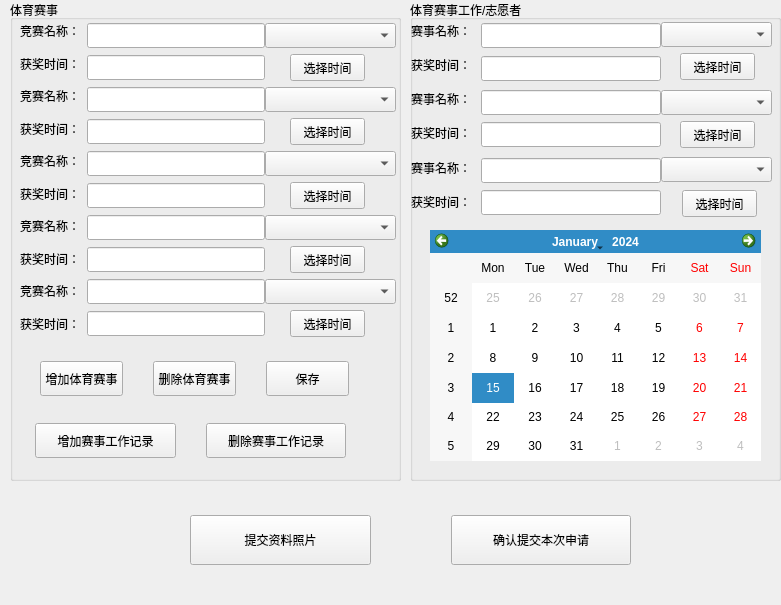
   <widget class="QWidget" name="page_2">
    <property name="geometry">
     <rect>
      <x>0</x>
      <y>0</y>
      <width>781</width>
      <height>605</height>
     </rect>
    </property>
    <attribute name="label">
     <string>体育资料信息</string>
    </attribute>
    <widget class="QGroupBox" name="groupBox_12">
     <property name="geometry">
      <rect>
       <x>10</x>
       <y>0</y>
       <width>391</width>
       <height>481</height>
      </rect>
     </property>
     <property name="title">
      <string>体育赛事</string>
     </property>
     <widget class="QComboBox" name="comboBox_20">
      <property name="geometry">
       <rect>
        <x>255</x>
        <y>23</y>
        <width>131</width>
        <height>25</height>
       </rect>
      </property>
     </widget>
     <widget class="QLabel" name="label_51">
      <property name="geometry">
       <rect>
        <x>10</x>
        <y>21</y>
        <width>65</width>
        <height>19</height>
       </rect>
      </property>
      <property name="text">
       <string>竞赛名称：</string>
      </property>
     </widget>
     <widget class="QLabel" name="label_53">
      <property name="geometry">
       <rect>
        <x>10</x>
        <y>54</y>
        <width>65</width>
        <height>19</height>
       </rect>
      </property>
      <property name="text">
       <string>获奖时间：</string>
      </property>
     </widget>
     <widget class="QPushButton" name="Bxkjs1_2">
      <property name="geometry">
       <rect>
        <x>280</x>
        <y>54</y>
        <width>75</width>
        <height>27</height>
       </rect>
      </property>
      <property name="text">
       <string>选择时间</string>
      </property>
     </widget>
     <widget class="QLineEdit" name="Lxkjs1_2">
      <property name="geometry">
       <rect>
        <x>77</x>
        <y>23</y>
        <width>178</width>
        <height>25</height>
       </rect>
      </property>
      <property name="readOnly">
       <bool>false</bool>
      </property>
     </widget>
     <widget class="QLineEdit" name="lineEdit_28">
      <property name="geometry">
       <rect>
        <x>77</x>
        <y>55</y>
        <width>178</width>
        <height>25</height>
       </rect>
      </property>
      <property name="readOnly">
       <bool>true</bool>
      </property>
     </widget>
     <widget class="QLineEdit" name="lineEdit_29">
      <property name="geometry">
       <rect>
        <x>77</x>
        <y>119</y>
        <width>178</width>
        <height>25</height>
       </rect>
      </property>
      <property name="readOnly">
       <bool>true</bool>
      </property>
     </widget>
     <widget class="QLabel" name="label_54">
      <property name="geometry">
       <rect>
        <x>10</x>
        <y>119</y>
        <width>65</width>
        <height>19</height>
       </rect>
      </property>
      <property name="text">
       <string>获奖时间：</string>
      </property>
     </widget>
     <widget class="QLabel" name="label_55">
      <property name="geometry">
       <rect>
        <x>10</x>
        <y>86</y>
        <width>65</width>
        <height>19</height>
       </rect>
      </property>
      <property name="text">
       <string>竞赛名称：</string>
      </property>
     </widget>
     <widget class="QLineEdit" name="Lxkjs1_3">
      <property name="geometry">
       <rect>
        <x>77</x>
        <y>87</y>
        <width>178</width>
        <height>25</height>
       </rect>
      </property>
      <property name="readOnly">
       <bool>false</bool>
      </property>
     </widget>
     <widget class="QPushButton" name="Bxkjs1_3">
      <property name="geometry">
       <rect>
        <x>280</x>
        <y>118</y>
        <width>75</width>
        <height>27</height>
       </rect>
      </property>
      <property name="text">
       <string>选择时间</string>
      </property>
     </widget>
     <widget class="QComboBox" name="comboBox_21">
      <property name="geometry">
       <rect>
        <x>255</x>
        <y>87</y>
        <width>131</width>
        <height>25</height>
       </rect>
      </property>
     </widget>
     <widget class="QPushButton" name="Bxkjs1_4">
      <property name="geometry">
       <rect>
        <x>280</x>
        <y>182</y>
        <width>75</width>
        <height>27</height>
       </rect>
      </property>
      <property name="text">
       <string>选择时间</string>
      </property>
     </widget>
     <widget class="QLineEdit" name="lineEdit_30">
      <property name="geometry">
       <rect>
        <x>77</x>
        <y>183</y>
        <width>178</width>
        <height>25</height>
       </rect>
      </property>
      <property name="readOnly">
       <bool>true</bool>
      </property>
     </widget>
     <widget class="QLineEdit" name="Lxkjs1_4">
      <property name="geometry">
       <rect>
        <x>77</x>
        <y>151</y>
        <width>178</width>
        <height>25</height>
       </rect>
      </property>
      <property name="readOnly">
       <bool>false</bool>
      </property>
     </widget>
     <widget class="QLabel" name="label_56">
      <property name="geometry">
       <rect>
        <x>10</x>
        <y>184</y>
        <width>65</width>
        <height>19</height>
       </rect>
      </property>
      <property name="text">
       <string>获奖时间：</string>
      </property>
     </widget>
     <widget class="QComboBox" name="comboBox_22">
      <property name="geometry">
       <rect>
        <x>255</x>
        <y>151</y>
        <width>131</width>
        <height>25</height>
       </rect>
      </property>
     </widget>
     <widget class="QLabel" name="label_58">
      <property name="geometry">
       <rect>
        <x>10</x>
        <y>151</y>
        <width>65</width>
        <height>19</height>
       </rect>
      </property>
      <property name="text">
       <string>竞赛名称：</string>
      </property>
     </widget>
     <widget class="QPushButton" name="Bxkjs1_5">
      <property name="geometry">
       <rect>
        <x>280</x>
        <y>246</y>
        <width>75</width>
        <height>27</height>
       </rect>
      </property>
      <property name="text">
       <string>选择时间</string>
      </property>
     </widget>
     <widget class="QLineEdit" name="lineEdit_31">
      <property name="geometry">
       <rect>
        <x>77</x>
        <y>247</y>
        <width>178</width>
        <height>25</height>
       </rect>
      </property>
      <property name="readOnly">
       <bool>true</bool>
      </property>
     </widget>
     <widget class="QLineEdit" name="Lxkjs1_5">
      <property name="geometry">
       <rect>
        <x>77</x>
        <y>215</y>
        <width>178</width>
        <height>25</height>
       </rect>
      </property>
      <property name="readOnly">
       <bool>false</bool>
      </property>
     </widget>
     <widget class="QLabel" name="label_59">
      <property name="geometry">
       <rect>
        <x>10</x>
        <y>249</y>
        <width>65</width>
        <height>19</height>
       </rect>
      </property>
      <property name="text">
       <string>获奖时间：</string>
      </property>
     </widget>
     <widget class="QComboBox" name="comboBox_23">
      <property name="geometry">
       <rect>
        <x>255</x>
        <y>215</y>
        <width>131</width>
        <height>25</height>
       </rect>
      </property>
     </widget>
     <widget class="QLabel" name="label_60">
      <property name="geometry">
       <rect>
        <x>10</x>
        <y>216</y>
        <width>65</width>
        <height>19</height>
       </rect>
      </property>
      <property name="text">
       <string>竞赛名称：</string>
      </property>
     </widget>
     <widget class="QPushButton" name="Bxkjs1_6">
      <property name="geometry">
       <rect>
        <x>280</x>
        <y>310</y>
        <width>75</width>
        <height>27</height>
       </rect>
      </property>
      <property name="text">
       <string>选择时间</string>
      </property>
     </widget>
     <widget class="QLineEdit" name="lineEdit_32">
      <property name="geometry">
       <rect>
        <x>77</x>
        <y>311</y>
        <width>178</width>
        <height>25</height>
       </rect>
      </property>
      <property name="readOnly">
       <bool>true</bool>
      </property>
     </widget>
     <widget class="QLineEdit" name="Lxkjs1_6">
      <property name="geometry">
       <rect>
        <x>77</x>
        <y>279</y>
        <width>178</width>
        <height>25</height>
       </rect>
      </property>
      <property name="readOnly">
       <bool>false</bool>
      </property>
     </widget>
     <widget class="QLabel" name="label_61">
      <property name="geometry">
       <rect>
        <x>10</x>
        <y>314</y>
        <width>65</width>
        <height>19</height>
       </rect>
      </property>
      <property name="text">
       <string>获奖时间：</string>
      </property>
     </widget>
     <widget class="QComboBox" name="comboBox_24">
      <property name="geometry">
       <rect>
        <x>255</x>
        <y>279</y>
        <width>131</width>
        <height>25</height>
       </rect>
      </property>
     </widget>
     <widget class="QLabel" name="label_62">
      <property name="geometry">
       <rect>
        <x>10</x>
        <y>281</y>
        <width>65</width>
        <height>19</height>
       </rect>
      </property>
      <property name="text">
       <string>竞赛名称：</string>
      </property>
     </widget>
     <widget class="QWidget" name="layoutWidget">
      <property name="geometry">
       <rect>
        <x>30</x>
        <y>360</y>
        <width>309</width>
        <height>37</height>
       </rect>
      </property>
      <layout class="QHBoxLayout" name="horizontalLayout_36">
       <property name="spacing">
        <number>30</number>
       </property>
       <item>
        <widget class="QPushButton" name="add_5">
         <property name="minimumSize">
          <size>
           <width>0</width>
           <height>35</height>
          </size>
         </property>
         <property name="text">
          <string>增加体育赛事</string>
         </property>
        </widget>
       </item>
       <item>
        <widget class="QPushButton" name="sub">
         <property name="minimumSize">
          <size>
           <width>0</width>
           <height>35</height>
          </size>
         </property>
         <property name="text">
          <string>删除体育赛事</string>
         </property>
        </widget>
       </item>
       <item>
        <widget class="QPushButton" name="savesport">
         <property name="minimumSize">
          <size>
           <width>0</width>
           <height>35</height>
          </size>
         </property>
         <property name="text">
          <string>保存</string>
         </property>
        </widget>
       </item>
      </layout>
     </widget>
     <widget class="QWidget" name="layoutWidget">
      <property name="geometry">
       <rect>
        <x>25</x>
        <y>420</y>
        <width>311</width>
        <height>42</height>
       </rect>
      </property>
      <layout class="QHBoxLayout" name="horizontalLayout_35">
       <property name="spacing">
        <number>30</number>
       </property>
       <item>
        <widget class="QPushButton" name="add1">
         <property name="minimumSize">
          <size>
           <width>0</width>
           <height>35</height>
          </size>
         </property>
         <property name="text">
          <string>增加赛事工作记录</string>
         </property>
        </widget>
       </item>
       <item>
        <widget class="QPushButton" name="sub1">
         <property name="minimumSize">
          <size>
           <width>0</width>
           <height>35</height>
          </size>
         </property>
         <property name="text">
          <string>删除赛事工作记录</string>
         </property>
        </widget>
       </item>
      </layout>
     </widget>
    </widget>
    <widget class="QGroupBox" name="groupBox_13">
     <property name="geometry">
      <rect>
       <x>410</x>
       <y>0</y>
       <width>371</width>
       <height>481</height>
      </rect>
     </property>
     <property name="title">
      <string>体育赛事工作/志愿者</string>
     </property>
     <widget class="QComboBox" name="comboBox_25">
      <property name="geometry">
       <rect>
        <x>251</x>
        <y>22</y>
        <width>111</width>
        <height>25</height>
       </rect>
      </property>
     </widget>
     <widget class="QLabel" name="label_63">
      <property name="geometry">
       <rect>
        <x>1</x>
        <y>21</y>
        <width>65</width>
        <height>19</height>
       </rect>
      </property>
      <property name="text">
       <string>赛事名称：</string>
      </property>
     </widget>
     <widget class="QLineEdit" name="Lxkjs1_7">
      <property name="geometry">
       <rect>
        <x>71</x>
        <y>23</y>
        <width>180</width>
        <height>25</height>
       </rect>
      </property>
      <property name="readOnly">
       <bool>false</bool>
      </property>
     </widget>
     <widget class="QLabel" name="label_64">
      <property name="geometry">
       <rect>
        <x>1</x>
        <y>55</y>
        <width>65</width>
        <height>19</height>
       </rect>
      </property>
      <property name="text">
       <string>获奖时间：</string>
      </property>
     </widget>
     <widget class="QLineEdit" name="lineEdit_33">
      <property name="geometry">
       <rect>
        <x>71</x>
        <y>56</y>
        <width>180</width>
        <height>25</height>
       </rect>
      </property>
      <property name="readOnly">
       <bool>true</bool>
      </property>
     </widget>
     <widget class="QPushButton" name="Bxkjs1_7">
      <property name="geometry">
       <rect>
        <x>270</x>
        <y>53</y>
        <width>75</width>
        <height>27</height>
       </rect>
      </property>
      <property name="text">
       <string>选择时间</string>
      </property>
     </widget>
     <widget class="QComboBox" name="comboBox_26">
      <property name="geometry">
       <rect>
        <x>251</x>
        <y>90</y>
        <width>111</width>
        <height>25</height>
       </rect>
      </property>
     </widget>
     <widget class="QLabel" name="label_65">
      <property name="geometry">
       <rect>
        <x>1</x>
        <y>89</y>
        <width>65</width>
        <height>19</height>
       </rect>
      </property>
      <property name="text">
       <string>赛事名称：</string>
      </property>
     </widget>
     <widget class="QLineEdit" name="Lxkjs1_8">
      <property name="geometry">
       <rect>
        <x>71</x>
        <y>90</y>
        <width>180</width>
        <height>25</height>
       </rect>
      </property>
      <property name="readOnly">
       <bool>false</bool>
      </property>
     </widget>
     <widget class="QPushButton" name="Bxkjs1_8">
      <property name="geometry">
       <rect>
        <x>270</x>
        <y>121</y>
        <width>75</width>
        <height>27</height>
       </rect>
      </property>
      <property name="text">
       <string>选择时间</string>
      </property>
     </widget>
     <widget class="QLabel" name="label_66">
      <property name="geometry">
       <rect>
        <x>1</x>
        <y>123</y>
        <width>65</width>
        <height>19</height>
       </rect>
      </property>
      <property name="text">
       <string>获奖时间：</string>
      </property>
     </widget>
     <widget class="QLineEdit" name="lineEdit_34">
      <property name="geometry">
       <rect>
        <x>71</x>
        <y>122</y>
        <width>180</width>
        <height>25</height>
       </rect>
      </property>
      <property name="readOnly">
       <bool>true</bool>
      </property>
     </widget>
     <widget class="QComboBox" name="comboBox_27">
      <property name="geometry">
       <rect>
        <x>251</x>
        <y>157</y>
        <width>111</width>
        <height>25</height>
       </rect>
      </property>
     </widget>
     <widget class="QLabel" name="label_67">
      <property name="geometry">
       <rect>
        <x>1</x>
        <y>158</y>
        <width>65</width>
        <height>19</height>
       </rect>
      </property>
      <property name="text">
       <string>赛事名称：</string>
      </property>
     </widget>
     <widget class="QLineEdit" name="Lxkjs1_9">
      <property name="geometry">
       <rect>
        <x>71</x>
        <y>158</y>
        <width>180</width>
        <height>25</height>
       </rect>
      </property>
      <property name="readOnly">
       <bool>false</bool>
      </property>
     </widget>
     <widget class="QLabel" name="label_68">
      <property name="geometry">
       <rect>
        <x>1</x>
        <y>192</y>
        <width>65</width>
        <height>19</height>
       </rect>
      </property>
      <property name="text">
       <string>获奖时间：</string>
      </property>
     </widget>
     <widget class="QLineEdit" name="lineEdit_35">
      <property name="geometry">
       <rect>
        <x>71</x>
        <y>190</y>
        <width>180</width>
        <height>25</height>
       </rect>
      </property>
      <property name="readOnly">
       <bool>true</bool>
      </property>
     </widget>
     <widget class="QPushButton" name="Bxkjs1_9">
      <property name="geometry">
       <rect>
        <x>272</x>
        <y>190</y>
        <width>75</width>
        <height>27</height>
       </rect>
      </property>
      <property name="text">
       <string>选择时间</string>
      </property>
     </widget>
     <widget class="QCalendarWidget" name="sporttime">
      <property name="geometry">
       <rect>
        <x>20</x>
        <y>230</y>
        <width>331</width>
        <height>231</height>
       </rect>
      </property>
     </widget>
    </widget>
    <widget class="QWidget" name="layoutWidget">
     <property name="geometry">
      <rect>
       <x>160</x>
       <y>510</y>
       <width>501</width>
       <height>61</height>
      </rect>
     </property>
     <layout class="QHBoxLayout" name="horizontalLayout_37">
      <property name="spacing">
       <number>80</number>
      </property>
      <property name="leftMargin">
       <number>30</number>
      </property>
      <property name="rightMargin">
       <number>30</number>
      </property>
      <item>
       <widget class="QPushButton" name="photo">
        <property name="minimumSize">
         <size>
          <width>80</width>
          <height>50</height>
         </size>
        </property>
        <property name="text">
         <string>提交资料照片</string>
        </property>
       </widget>
      </item>
      <item>
       <widget class="QPushButton" name="sure">
        <property name="minimumSize">
         <size>
          <width>80</width>
          <height>50</height>
         </size>
        </property>
        <property name="text">
         <string>确认提交本次申请</string>
        </property>
       </widget>
      </item>
     </layout>
    </widget>
   </widget>
